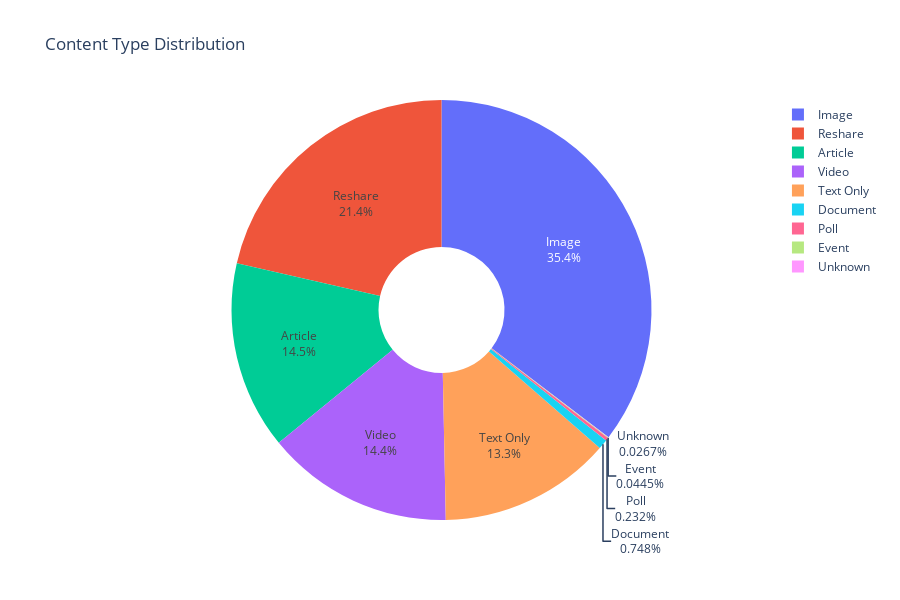

Notebook source saved alongside this figure:
### Markdown cell above
## 5. Content Type Analysis

### 5.1 Content Type Distribution

### Code cell
# Content type distribution
content_dist = df['primary_content_type'].value_counts().reset_index()
content_dist.columns = ['Content Type', 'Count']
content_dist['Percentage'] = (content_dist['Count'] / len(df) * 100).round(2)

print("Content Type Distribution:")
print(content_dist.to_string(index=False))

# Create pie chart
fig = px.pie(
    content_dist,
    values='Count',
    names='Content Type',
    title='Content Type Distribution',
    hover_data=['Percentage'],
    hole=0.3
)

fig.update_traces(textposition='auto', textinfo='percent+label')
fig.update_layout(height=600)
fig.show()
fig.write_html('../output/figures/content_type_distribution_pie.html')

### Figure 1 — Plotly figure (JSON) as saved in the notebook; plotly's stock layout.template omitted (floating-point values rounded to 4 significant figures)
{"data": [{"customdata": [[35.36], [21.42], [14.47], [14.43], [13.26], [0.75], [0.23], [0.04], [0.03]], "domain": {"x": [0, 1], "y": [0, 1]}, "hole": 0.3, "hovertemplate": "Content Type=%{label}<br>Count=%{value}<br>Percentage=%{customdata[0]}<extra></extra>", "labels": ["Image", "Reshare", "Article", "Video", "Text Only", "Document", "Poll", "Event", "Unknown"], "legendgroup": "", "name": "", "showlegend": true, "textinfo": "percent+label", "textposition": "auto", "type": "pie", "values": [3970, 2405, 1625, 1620, 1489, 84, 26, 5, 3]}], "layout": {"height": 600, "legend": {"tracegroupgap": 0}, "title": {"text": "Content Type Distribution"}}}
